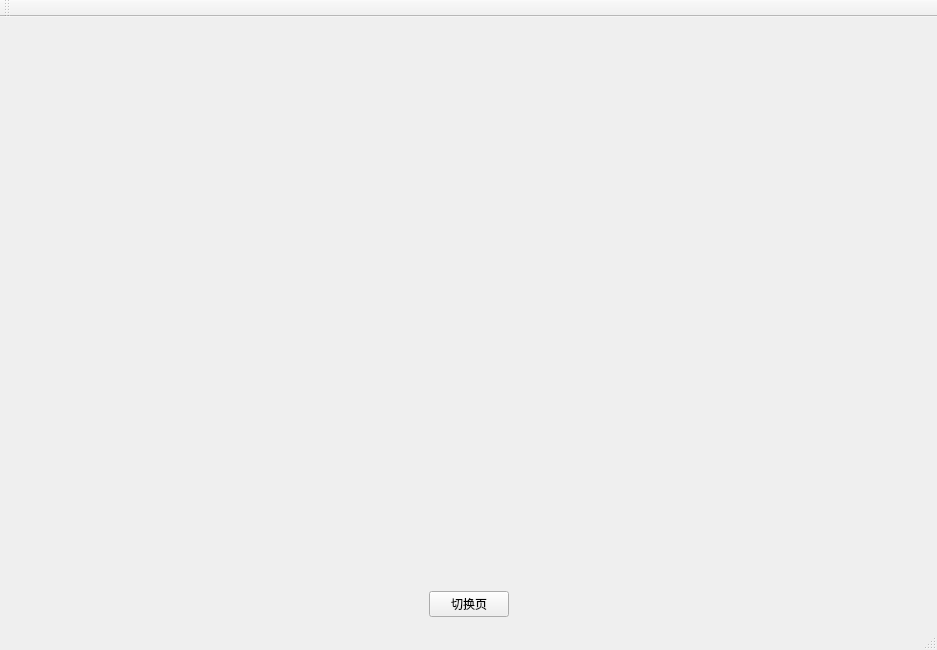
<?xml version="1.0" encoding="UTF-8"?>
<ui version="4.0">
 <class>MainWindow</class>
 <widget class="QMainWindow" name="MainWindow">
  <property name="geometry">
   <rect>
    <x>0</x>
    <y>0</y>
    <width>937</width>
    <height>650</height>
   </rect>
  </property>
  <property name="maximumSize">
   <size>
    <width>16777215</width>
    <height>16777215</height>
   </size>
  </property>
  <property name="windowTitle">
   <string>MainWindow</string>
  </property>
  <widget class="QWidget" name="centralWidget">
   <layout class="QGridLayout" name="gridLayout">
    <item row="0" column="0">
     <widget class="QStackedWidget" name="stackedWidget_main">
      <property name="font">
       <font>
        <strikeout>false</strikeout>
        <kerning>false</kerning>
       </font>
      </property>
      <property name="currentIndex">
       <number>3</number>
      </property>
      <widget class="QWidget" name="page_QLabel_text">
       <layout class="QGridLayout" name="gridLayout_6">
        <item row="0" column="0">
         <widget class="QWidget" name="defaultwidget" native="true">
          <layout class="QGridLayout" name="gridLayout_2">
           <item row="2" column="1">
            <widget class="QLabel" name="fontLab_3">
             <property name="font">
              <font>
               <family>Adobe Arabic</family>
               <pointsize>12</pointsize>
               <weight>50</weight>
               <italic>false</italic>
               <bold>false</bold>
               <strikeout>false</strikeout>
               <kerning>true</kerning>
              </font>
             </property>
             <property name="styleSheet">
              <string notr="true">color: rgb(170, 255, 0);
font: 12pt &quot;Adobe Arabic&quot;;</string>
             </property>
             <property name="text">
              <string>贪贪贪丶慎独</string>
             </property>
             <property name="textFormat">
              <enum>Qt::RichText</enum>
             </property>
             <property name="openExternalLinks">
              <bool>true</bool>
             </property>
            </widget>
           </item>
           <item row="0" column="2">
            <widget class="QLabel" name="picLab_1">
             <property name="font">
              <font>
               <pointsize>18</pointsize>
               <italic>false</italic>
               <underline>true</underline>
               <strikeout>true</strikeout>
               <kerning>false</kerning>
              </font>
             </property>
             <property name="text">
              <string/>
             </property>
             <property name="pixmap">
              <pixmap resource="res.qrc">:/Resources/image/1.png</pixmap>
             </property>
            </widget>
           </item>
           <item row="1" column="1">
            <widget class="QLabel" name="fontLab_2">
             <property name="font">
              <font>
               <family>Adobe 仿宋 Std R</family>
               <pointsize>12</pointsize>
               <strikeout>false</strikeout>
               <kerning>false</kerning>
              </font>
             </property>
             <property name="text">
              <string>&lt;html&gt;&lt;head/&gt;&lt;body&gt;&lt;p&gt;&lt;span style=&quot; color:#00ffff;&quot;&gt;贪贪贪丶慎独&lt;/span&gt;&lt;/p&gt;&lt;/body&gt;&lt;/html&gt;</string>
             </property>
             <property name="textFormat">
              <enum>Qt::RichText</enum>
             </property>
            </widget>
           </item>
           <item row="0" column="1">
            <widget class="QLabel" name="fontLab_1">
             <property name="font">
              <font>
               <family>Adobe 仿宋 Std R</family>
               <pointsize>12</pointsize>
               <strikeout>false</strikeout>
               <kerning>false</kerning>
              </font>
             </property>
             <property name="text">
              <string>贪贪贪丶慎独</string>
             </property>
            </widget>
           </item>
           <item row="0" column="5">
            <widget class="QLabel" name="CenterLab_1">
             <property name="font">
              <font>
               <pointsize>21</pointsize>
               <underline>true</underline>
               <strikeout>false</strikeout>
               <stylestrategy>PreferDefault</stylestrategy>
               <kerning>true</kerning>
              </font>
             </property>
             <property name="cursor">
              <cursorShape>CrossCursor</cursorShape>
             </property>
             <property name="acceptDrops">
              <bool>true</bool>
             </property>
             <property name="text">
              <string>贪贪贪丶慎独</string>
             </property>
             <property name="alignment">
              <set>Qt::AlignCenter</set>
             </property>
            </widget>
           </item>
           <item row="2" column="5">
            <widget class="QLabel" name="CenterLab_3">
             <property name="font">
              <font>
               <family>Adobe Arabic</family>
               <pointsize>21</pointsize>
               <weight>50</weight>
               <italic>false</italic>
               <bold>false</bold>
               <strikeout>false</strikeout>
               <kerning>true</kerning>
              </font>
             </property>
             <property name="styleSheet">
              <string notr="true">font: 21pt &quot;Adobe Arabic&quot;;
margin: 0 auto;</string>
             </property>
             <property name="text">
              <string>贪贪贪丶慎独</string>
             </property>
             <property name="textFormat">
              <enum>Qt::RichText</enum>
             </property>
             <property name="openExternalLinks">
              <bool>true</bool>
             </property>
            </widget>
           </item>
           <item row="1" column="0">
            <widget class="QLabel" name="defaultLab_2">
             <property name="font">
              <font>
               <family>Adobe 仿宋 Std R</family>
               <strikeout>false</strikeout>
               <kerning>true</kerning>
              </font>
             </property>
             <property name="text">
              <string>贪贪贪丶慎独</string>
             </property>
             <property name="textFormat">
              <enum>Qt::RichText</enum>
             </property>
            </widget>
           </item>
           <item row="1" column="3">
            <widget class="QLabel" name="linkLab_2">
             <property name="font">
              <font>
               <family>Adobe 仿宋 Std R</family>
               <pointsize>15</pointsize>
               <weight>50</weight>
               <bold>false</bold>
               <strikeout>false</strikeout>
               <kerning>false</kerning>
              </font>
             </property>
             <property name="text">
              <string>&lt;html&gt;&lt;head/&gt;&lt;body&gt;&lt;p&gt;&lt;a href=&quot;www.bluseli.cn&quot;&gt;&lt;span style=&quot; font-style:italic; color:#0000ff;&quot;&gt;贪贪贪丶慎独&lt;/span&gt;&lt;/a&gt;&lt;/p&gt;&lt;/body&gt;&lt;/html&gt;</string>
             </property>
             <property name="textFormat">
              <enum>Qt::RichText</enum>
             </property>
            </widget>
           </item>
           <item row="0" column="0">
            <widget class="QLabel" name="defaultLab_1">
             <property name="text">
              <string>贪贪贪丶慎独</string>
             </property>
            </widget>
           </item>
           <item row="2" column="3">
            <widget class="QLabel" name="linkLab_3">
             <property name="font">
              <font>
               <family>Adobe Arabic</family>
               <pointsize>15</pointsize>
               <weight>50</weight>
               <italic>true</italic>
               <bold>false</bold>
               <underline>true</underline>
               <strikeout>false</strikeout>
               <kerning>true</kerning>
              </font>
             </property>
             <property name="styleSheet">
              <string notr="true">font: 15pt &quot;Adobe Arabic&quot;;
text-decoration: underline;
font-style:italic;
</string>
             </property>
             <property name="text">
              <string>贪贪贪丶慎独</string>
             </property>
             <property name="textFormat">
              <enum>Qt::RichText</enum>
             </property>
             <property name="openExternalLinks">
              <bool>true</bool>
             </property>
            </widget>
           </item>
           <item row="2" column="0">
            <widget class="QLabel" name="defaultLab_3">
             <property name="font">
              <font>
               <family>Adobe 黑体 Std R</family>
               <pointsize>9</pointsize>
               <weight>50</weight>
               <italic>false</italic>
               <bold>false</bold>
               <strikeout>false</strikeout>
               <kerning>true</kerning>
              </font>
             </property>
             <property name="styleSheet">
              <string notr="true">font: 9pt &quot;Adobe 黑体 Std R&quot;;</string>
             </property>
             <property name="text">
              <string>贪贪贪丶慎独</string>
             </property>
             <property name="textFormat">
              <enum>Qt::RichText</enum>
             </property>
             <property name="openExternalLinks">
              <bool>true</bool>
             </property>
            </widget>
           </item>
           <item row="1" column="2">
            <widget class="QLabel" name="picLab_2">
             <property name="font">
              <font>
               <family>Adobe 仿宋 Std R</family>
               <pointsize>18</pointsize>
               <italic>true</italic>
               <strikeout>false</strikeout>
               <kerning>false</kerning>
              </font>
             </property>
             <property name="text">
              <string>&lt;html&gt;&lt;head/&gt;&lt;body&gt;&lt;p&gt;&lt;img src=&quot;:/Resources/image/1.png&quot;/&gt;&lt;/p&gt;&lt;/body&gt;&lt;/html&gt;</string>
             </property>
             <property name="textFormat">
              <enum>Qt::RichText</enum>
             </property>
            </widget>
           </item>
           <item row="2" column="2">
            <widget class="QLabel" name="picLab_3">
             <property name="font">
              <font>
               <family>Adobe 仿宋 Std R</family>
               <strikeout>false</strikeout>
               <kerning>true</kerning>
              </font>
             </property>
             <property name="styleSheet">
              <string notr="true">background-image: url(:/Resources/image/1.png);
background-repeat:no-repeat;
background-position:left;
background-origin:content-box;</string>
             </property>
             <property name="text">
              <string/>
             </property>
             <property name="textFormat">
              <enum>Qt::RichText</enum>
             </property>
             <property name="openExternalLinks">
              <bool>true</bool>
             </property>
            </widget>
           </item>
           <item row="0" column="3">
            <widget class="QLabel" name="linkLab_1">
             <property name="font">
              <font>
               <family>Adobe 繁黑體 Std B</family>
               <pointsize>15</pointsize>
               <weight>75</weight>
               <italic>true</italic>
               <bold>true</bold>
               <strikeout>false</strikeout>
               <kerning>false</kerning>
              </font>
             </property>
             <property name="text">
              <string>贪贪贪丶慎独</string>
             </property>
            </widget>
           </item>
           <item row="1" column="5">
            <widget class="QLabel" name="CenterLab_2">
             <property name="font">
              <font>
               <family>Adobe 仿宋 Std R</family>
               <pointsize>21</pointsize>
               <underline>false</underline>
               <strikeout>true</strikeout>
               <kerning>false</kerning>
              </font>
             </property>
             <property name="text">
              <string>&lt;html&gt;&lt;head/&gt;&lt;body&gt;&lt;p align=&quot;center&quot;&gt;&lt;span style=&quot; color:#5500ff;&quot;&gt;贪贪贪丶慎独&lt;/span&gt;&lt;/p&gt;&lt;/body&gt;&lt;/html&gt;</string>
             </property>
             <property name="textFormat">
              <enum>Qt::RichText</enum>
             </property>
            </widget>
           </item>
          </layout>
         </widget>
        </item>
       </layout>
      </widget>
      <widget class="QWidget" name="page_QLabel_moreText">
       <layout class="QGridLayout" name="gridLayout_9">
        <item row="0" column="0">
         <widget class="QWidget" name="widget_3" native="true">
          <layout class="QGridLayout" name="gridLayout_4">
           <item row="2" column="4">
            <widget class="QLabel" name="label_68">
             <property name="font">
              <font>
               <family>Adobe 仿宋 Std R</family>
               <pointsize>15</pointsize>
               <underline>false</underline>
               <strikeout>true</strikeout>
               <kerning>false</kerning>
              </font>
             </property>
             <property name="text">
              <string>贪贪贪丶慎独</string>
             </property>
            </widget>
           </item>
           <item row="2" column="1">
            <widget class="ColorLabel" name="label_69">
             <property name="font">
              <font>
               <family>Adobe 仿宋 Std R</family>
               <pointsize>12</pointsize>
               <strikeout>false</strikeout>
               <kerning>false</kerning>
              </font>
             </property>
             <property name="styleSheet">
              <string notr="true">color: qlineargradient(spread:pad, x1:0, y1:0, x2:1, y2:0, stop:0 rgba(162, 105, 36, 177), stop:0.166 rgba(255, 255, 0, 255), stop:0.333 rgba(0, 255, 0, 255), stop:0.494318 rgba(0, 255, 255, 255), stop:0.681818 rgba(0, 0, 255, 255), stop:0.833 rgba(255, 0, 255, 255), stop:1 rgba(255, 0, 0, 255));</string>
             </property>
             <property name="text">
              <string>贪贪贪丶慎独贪贪贪丶慎独</string>
             </property>
            </widget>
           </item>
           <item row="0" column="4">
            <widget class="QLabel" name="label_58">
             <property name="font">
              <font>
               <pointsize>15</pointsize>
               <underline>true</underline>
               <strikeout>false</strikeout>
               <kerning>false</kerning>
              </font>
             </property>
             <property name="text">
              <string>贪贪贪丶慎独</string>
             </property>
            </widget>
           </item>
           <item row="1" column="1">
            <widget class="QLabel" name="label_65">
             <property name="font">
              <font>
               <family>Adobe 仿宋 Std R</family>
               <pointsize>12</pointsize>
               <strikeout>false</strikeout>
               <kerning>false</kerning>
              </font>
             </property>
             <property name="text">
              <string>贪贪贪丶慎独</string>
             </property>
            </widget>
           </item>
           <item row="1" column="4">
            <widget class="QLabel" name="label_62">
             <property name="font">
              <font>
               <family>Adobe 仿宋 Std R</family>
               <pointsize>15</pointsize>
               <underline>false</underline>
               <strikeout>true</strikeout>
               <kerning>false</kerning>
              </font>
             </property>
             <property name="text">
              <string>贪贪贪丶慎独</string>
             </property>
            </widget>
           </item>
           <item row="0" column="1">
            <widget class="QLabel" name="label_59">
             <property name="font">
              <font>
               <pointsize>12</pointsize>
               <strikeout>false</strikeout>
               <kerning>false</kerning>
              </font>
             </property>
             <property name="text">
              <string>贪贪贪丶慎独贪贪贪丶慎独贪贪贪丶慎独贪贪贪丶慎独贪贪贪丶慎独贪贪贪丶慎独贪贪贪丶慎独贪贪贪丶慎独贪贪贪丶慎独贪贪贪丶慎独</string>
             </property>
             <property name="alignment">
              <set>Qt::AlignLeading|Qt::AlignLeft|Qt::AlignVCenter</set>
             </property>
             <property name="wordWrap">
              <bool>true</bool>
             </property>
            </widget>
           </item>
           <item row="0" column="0">
            <widget class="QLabel" name="label_60">
             <property name="text">
              <string>贪贪贪丶慎独
贪贪贪丶慎独
贪贪贪丶慎独
贪贪贪丶慎独</string>
             </property>
            </widget>
           </item>
           <item row="1" column="0" rowspan="2">
            <widget class="QLabel" name="label_61">
             <property name="font">
              <font>
               <family>Adobe 仿宋 Std R</family>
               <pointsize>12</pointsize>
               <weight>75</weight>
               <bold>true</bold>
               <strikeout>false</strikeout>
               <kerning>true</kerning>
              </font>
             </property>
             <property name="text">
              <string>贪
贪
贪
丶
慎
独
</string>
             </property>
             <property name="alignment">
              <set>Qt::AlignCenter</set>
             </property>
            </widget>
           </item>
           <item row="2" column="2" colspan="2">
            <widget class="TextTicker" name="label_67">
             <property name="font">
              <font>
               <family>Adobe 仿宋 Std R</family>
               <pointsize>15</pointsize>
               <italic>true</italic>
               <strikeout>false</strikeout>
               <kerning>false</kerning>
              </font>
             </property>
             <property name="text">
              <string>&lt;h1&gt;贪贪贪丶慎独&lt;/h1&gt;</string>
             </property>
            </widget>
           </item>
           <item row="1" column="2">
            <widget class="QLabel" name="label_63">
             <property name="font">
              <font>
               <family>Adobe 仿宋 Std R</family>
               <pointsize>15</pointsize>
               <weight>50</weight>
               <bold>false</bold>
               <strikeout>false</strikeout>
               <kerning>false</kerning>
              </font>
             </property>
             <property name="text">
              <string>贪贪贪丶慎独</string>
             </property>
            </widget>
           </item>
           <item row="0" column="2">
            <widget class="QLabel" name="label_64">
             <property name="font">
              <font>
               <pointsize>15</pointsize>
               <weight>75</weight>
               <bold>true</bold>
               <strikeout>false</strikeout>
               <kerning>false</kerning>
              </font>
             </property>
             <property name="text">
              <string>贪贪贪丶慎独</string>
             </property>
            </widget>
           </item>
           <item row="0" column="3">
            <widget class="QLabel" name="label_66">
             <property name="font">
              <font>
               <pointsize>15</pointsize>
               <weight>75</weight>
               <bold>true</bold>
               <strikeout>false</strikeout>
               <kerning>false</kerning>
              </font>
             </property>
             <property name="text">
              <string>贪贪贪丶慎独</string>
             </property>
            </widget>
           </item>
           <item row="1" column="3">
            <widget class="QLabel" name="label_71">
             <property name="font">
              <font>
               <pointsize>15</pointsize>
               <weight>75</weight>
               <bold>true</bold>
               <strikeout>false</strikeout>
               <kerning>false</kerning>
              </font>
             </property>
             <property name="text">
              <string>贪贪贪丶慎独</string>
             </property>
            </widget>
           </item>
          </layout>
         </widget>
        </item>
       </layout>
      </widget>
      <widget class="QWidget" name="page_QLabel_picture">
       <layout class="QGridLayout" name="gridLayout_8">
        <item row="0" column="0">
         <widget class="QWidget" name="widget_2" native="true">
          <layout class="QGridLayout" name="gridLayout_3">
           <item row="0" column="0">
            <widget class="QLabel" name="label_53">
             <property name="maximumSize">
              <size>
               <width>350</width>
               <height>500</height>
              </size>
             </property>
             <property name="text">
              <string/>
             </property>
             <property name="pixmap">
              <pixmap resource="res.qrc">:/Resources/image/girl.jpg</pixmap>
             </property>
             <property name="scaledContents">
              <bool>true</bool>
             </property>
            </widget>
           </item>
           <item row="0" column="1">
            <widget class="QLabel" name="girlLab">
             <property name="font">
              <font>
               <pointsize>15</pointsize>
               <weight>75</weight>
               <bold>true</bold>
               <strikeout>false</strikeout>
               <kerning>false</kerning>
              </font>
             </property>
             <property name="text">
              <string/>
             </property>
            </widget>
           </item>
          </layout>
         </widget>
        </item>
       </layout>
      </widget>
      <widget class="QWidget" name="page"/>
      <widget class="QWidget" name="page_QPainter">
       <layout class="QGridLayout" name="gridLayout_5">
        <item row="0" column="0">
         <widget class="GradientColor" name="widget" native="true"/>
        </item>
       </layout>
      </widget>
     </widget>
    </item>
    <item row="1" column="0">
     <layout class="QHBoxLayout" name="horizontalLayout">
      <item>
       <spacer name="horizontalSpacer_2">
        <property name="orientation">
         <enum>Qt::Horizontal</enum>
        </property>
        <property name="sizeHint" stdset="0">
         <size>
          <width>40</width>
          <height>20</height>
         </size>
        </property>
       </spacer>
      </item>
      <item>
       <widget class="QPushButton" name="pushButton_change">
        <property name="text">
         <string>切换页</string>
        </property>
       </widget>
      </item>
      <item>
       <spacer name="horizontalSpacer_3">
        <property name="orientation">
         <enum>Qt::Horizontal</enum>
        </property>
        <property name="sizeHint" stdset="0">
         <size>
          <width>40</width>
          <height>20</height>
         </size>
        </property>
       </spacer>
      </item>
     </layout>
    </item>
   </layout>
  </widget>
  <widget class="QMenuBar" name="menuBar">
   <property name="geometry">
    <rect>
     <x>0</x>
     <y>0</y>
     <width>937</width>
     <height>23</height>
    </rect>
   </property>
  </widget>
  <widget class="QToolBar" name="mainToolBar">
   <attribute name="toolBarArea">
    <enum>TopToolBarArea</enum>
   </attribute>
   <attribute name="toolBarBreak">
    <bool>false</bool>
   </attribute>
  </widget>
  <widget class="QStatusBar" name="statusBar"/>
 </widget>
 <layoutdefault spacing="6" margin="11"/>
 <customwidgets>
  <customwidget>
   <class>TextTicker</class>
   <extends>QLabel</extends>
   <header>textticker.h</header>
  </customwidget>
  <customwidget>
   <class>ColorLabel</class>
   <extends>QLabel</extends>
   <header>colorlabel.h</header>
  </customwidget>
  <customwidget>
   <class>GradientColor</class>
   <extends>QWidget</extends>
   <header>gradientcolor.h</header>
   <container>1</container>
  </customwidget>
 </customwidgets>
 <resources>
  <include location="res.qrc"/>
 </resources>
 <connections/>
</ui>
